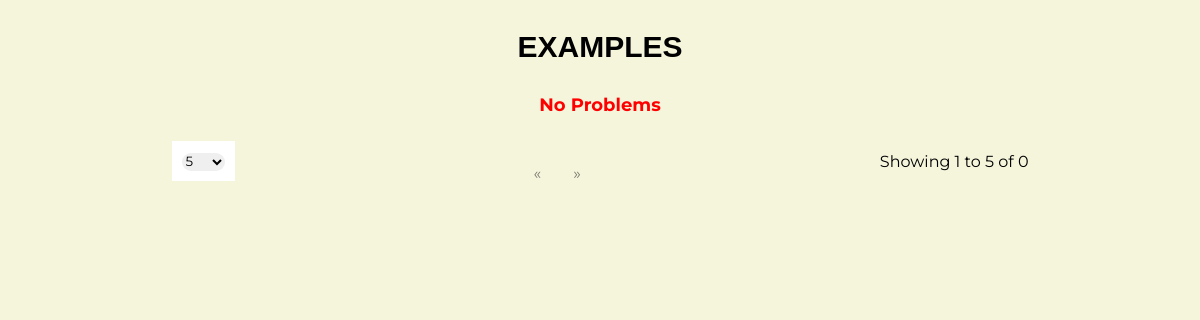
Before: /showExample/index.php (signed in) with the older database file.
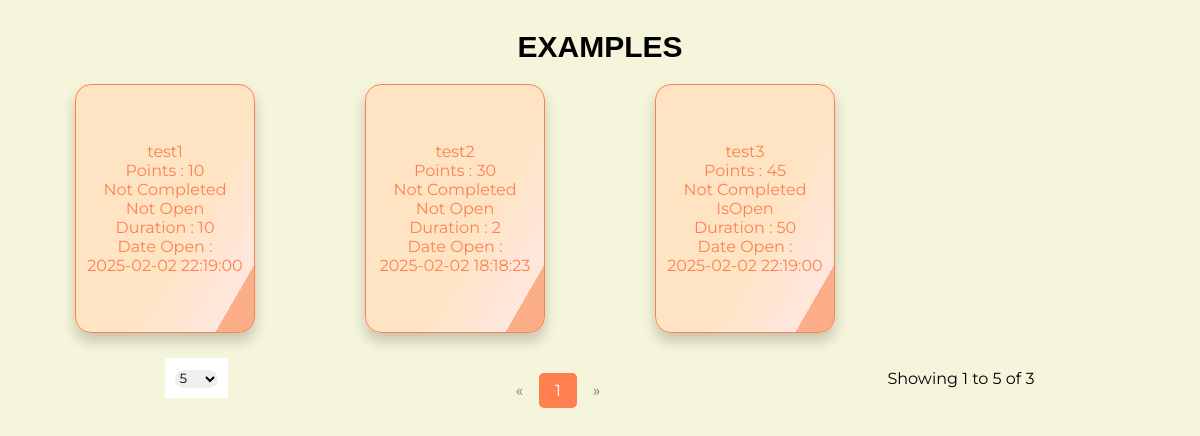
After: the same page with the newer database file.
### tables this page shows
CREATE TABLE `problems` (
  `id` int(11) NOT NULL,
  `name` varchar(25) NOT NULL,
  `photo` varchar(255) NOT NULL,
  `points` int(11) NOT NULL,
  `IsCompleted` tinyint(4) NOT NULL,
  `IsOpen` tinyint(4) NOT NULL,
  `Duration` int(11) NOT NULL,
  `DateOpen` datetime NOT NULL DEFAULT current_timestamp()
);

### showExample/index.php (called while the page is built, shortened)
<?php
include "../dbConnected.php";
$page_current = isset($_GET['page']) && is_numeric($_GET['page']) ? $_GET['page'] : 1;
$limit = isset($_GET['record']) && is_numeric($_GET['record']) ? $_GET['record'] : 5;
$query_count = $pdo->prepare("select count(id) from problems");
$query_count->execute();
$count_user = $query_count->fetch()['count(id)'];
$start = ($page_current - 1) * $limit;
$pages = ceil($count_user / $limit);
$next = $page_current < $count_user / $limit ? $page_current + 1 : 1;
$previous = $page_current > 1 ? $page_current - 1 : 1;
$query = $pdo->prepare("select * from problems LIMIT $start,$limit");
$query->execute();
$problems = $query->fetchAll(PDO::FETCH_ASSOC);
$page = "showExample";
include "../layout.phtml";

### showExample/showExample.phtml (the view, shortened to what this page needs)
<div class="showEx">
    <p class="headerShowExample">EXAMPLES</p>
    <?php if (empty($problems)): ?>
        <div class="vide">
            No Problems
        </div>
    <?php else: ?>
        <div class="grid">
            <?php foreach ($problems as $problem) { ?>
                <div class="flip-card">
                    <div class="flip-card-inner">
                        <div class="flip-card-front">
                            <p class="title"><?php echo $problem["name"] ?> </p>
                            <p>Points : <?php echo $problem["points"] ?></p>
                            <p><?php echo $problem["IsCompleted"] ? "isCompleted" : "Not Completed" ?></p>
                            <p><?php echo $problem["IsOpen"] ? "IsOpen" : "Not Open" ?></p>
                            <p>Duration : <?php echo $problem["Duration"] ?></p>
                            <p>Date Open : <br> <?php echo $problem["DateOpen"] ?></p>
                        </div>
                        <div class="flip-card-back">
                            <div class="title">
                                <div class="btn_card_flip">
                                    <a class="<?= $problem['IsOpen'] == true ? 'disabled_link' : '' ?>" href="index.php?<?= isset($_GET['record']) ? 'record=' . $_GET['record'] . '&' : '' ?>page=<?= $page_current ?>&IsOpen=<?= $problem['id'] ?>">
                                        <button class="<?= $problem['IsOpen'] == true ? 'disabled_link' : '' ?>">
                                            Open
                                        </button>
                                    </a>
                                    <a class="<?= $problem['IsCompleted'] == true || $problem['IsOpen'] == false  ? 'disabled_link' : '' ?>" href="index.php?<?= isset($_GET['record']) ? 'record=' . $_GET['record'] . '&' : '' ?>page=<?= $page_current ?>&IsExpired=<?= $problem['id'] ?>">
                                        <button class="<?= $problem['IsCompleted'] == true || $problem['IsOpen'] == false ? 'disabled_link' : '' ?>">
                                            Expired
                                        </button>
                                    </a>
                                    <a href="index.php?<?= isset($_GET['record']) ? 'record=' . $_GET['record'] . '&' : '' ?>page=<?= $page_current ?>&delete=<?= $problem['id'] ?>">
                                        <button>
                                            Delete
                                        </button>
                                    </a>
                                </div>
                            </div>
                        </div>
                    </div>
                </div>
            <?php } ?>
        </div>
    <?php endif; ?>
    <div class="pag">
        <form action="index.php" method="get">
            <div class="select_content">
                <select name="record" id="record" onchange="this.form.submit()">
                    <option value="5">5</option>
                </select>
            </div>
        </form>
        <div class="pagination">
            <a class="<?= $previous == $page_current ? 'disabled_link' : '' ?>" href="index.php?<?= isset($_GET['record']) ? 'record=' . $_GET['record'] . '&' : '' ?>page=<?= $previous ?>">&laquo;</a>
            <?php for ($i = 1; $i <= $pages; $i++):
                if ($i == $page_current) {
                    $active = "active";
                } else {
                    $active = "";
                }
            ?>
                <a href="index.php?<?= isset($_GET['record']) ? 'record=' . $_GET['record'] . '&' : '' ?>page=<?= $i ?>" class="<?= $active ?>"><?= $i ?></a>
            <?php endfor; ?>
            <a class="<?= $next == $page_current ? 'disabled_link' : '' ?>" href="index.php?<?= isset($_GET['record']) ? 'record=' . $_GET['record'] . '&' : '' ?>page=<?= $next ?>">&raquo;</a>
        </div>
        <div>
            <span>Showing 1 to <?= isset($_GET['record']) ? $_GET['record'] : 5 ?> of <?= $count_user ?> </span>
        </div>
    </div>
</div>

### layout.phtml (shortened to what this page needs)
<!DOCTYPE html>
<html lang="en">
<head>
    <?php if (empty($page)): ?>
        <link rel="stylesheet" href="./assets/style.css">
    <?php else: ?>
        <link rel="stylesheet" href="../assets/style.css">
    <?php endif; ?>
</head>
<body>
    <?php if (empty($page) && !isset($_SESSION['id'])): ?>
        <?php include "./HomePage.phtml"; ?>
    <?php else: ?>
        <?php include $page . ".phtml"; ?>
    <?php endif; ?>
</body>
</html>

### assets/style.css (style rules this page uses)
* { padding: 0; margin: 0; box-sizing: border-box; font-family: "Montserrat", serif; }
html { scroll-behavior: smooth; }
form { background-color: #fff; padding: 50px; }
.headerShowExample { text-align: center; font-size: 30px; margin-bottom: 20px; font-family: sans-serif; font-weight: bold; }
.showEx { background-color: beige; padding: 30px; height: 100vh; gap: 10px; }
.grid { display: grid; grid-template-columns: 1fr 1fr 1fr 1fr; justify-items: center; align-items: center; flex: auto; gap: 20px; }
.flip-card { background-color: transparent; width: 180px; height: 249px; cursor: pointer; perspective: 1000px; font-family: sans-serif; }
.flip-card-inner { position: relative; width: 100%; height: 100%; text-align: center; transition: transform 0.8s; transform-style: preserve-3d; }
.flip-card-front, .flip-card-back { box-shadow: 0 8px 14px 0 rgba(0, 0, 0, 0.2); position: absolute; display: flex; flex-direction: column; justify-content: center; width: 100%; height: 100%; -webkit-backface-visibility: hidden; backface-visibility: hidden; border: 1px solid coral; border-radius: 1rem; }
.flip-card-front { background: linear-gradient(120deg, bisque 60%, rgb(255, 231, 222) 88%, rgb(255, 211, 195) 40%, rgba(255, 127, 80, 0.603) 48%); color: coral; }
.flip-card-back { background: linear-gradient(120deg, rgb(255, 174, 145) 30%, coral 88%, bisque 40%, rgb(255, 185, 160) 78%); color: white; transform: rotateY(180deg); }
.pagination { display: inline-block; }
.pag { display: flex; justify-content: space-around; align-items: center; margin-top: 15px; }
.select_content { padding: 10px; }
.pag form { padding: 0; margin: 0; }
.select_content select { border: none; border-radius: 20px; outline: none; cursor: pointer; }
.pagination a { margin-top: 25px; color: black; float: left; padding: 8px 16px; text-decoration: none; }
.pagination a.active { background-color: coral; color: white; border-radius: 5px; }
.disabled_link { cursor: not-allowed !important; pointer-events: none; opacity: 0.5; }
.btn_card_flip { margin-top: 5px; }
.btn_card_flip a { text-decoration: none; }
.btn_card_flip button { padding: 5px; background-color: #D32F2F; color: #fff; cursor: pointer; border: none; border-radius: 10px; transition: all 0.4s ease-in-out; }
.vide { text-align: center; font-size: 18px; color: red; font-weight: bold; margin-top: 30px; }

Changed rows visible on the page:
added problems: name "test1", points "10", IsCompleted "Not Completed", IsOpen "Not Open", Duration "10", DateOpen "2025-02-02 22:19:00"
added problems: name "test2", points "30", IsCompleted "Not Completed", IsOpen "Not Open", Duration "2", DateOpen "2025-02-02 18:18:23"
added problems: name "test3", points "45", IsCompleted "Not Completed", IsOpen "IsOpen", Duration "50", DateOpen "2025-02-02 22:19:00"
Other visible differences:
$count_user: "0" → "3"
new list line: "1"
text no longer shown: "No Problems"
